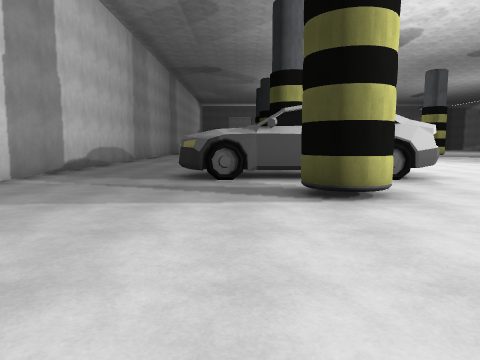
View 1 (above)

24 first-person views from a walk through a scene from a Unity 3-D project. The camera is 1.3 m above the floor, tilts 6° down and sees 70° across. The floor is counted in squares, 2 m on a side. Each view is taken from the middle of a square. On the plan, view 1 faces up. The plan holds only what a view shows up to about 10 squares ahead; the rest is blank. The place goes on beyond the plan. The player character is not drawn. Some surface patterns are stand-ins.

View 2
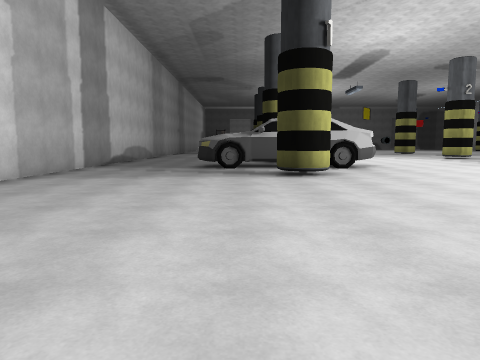

View 3
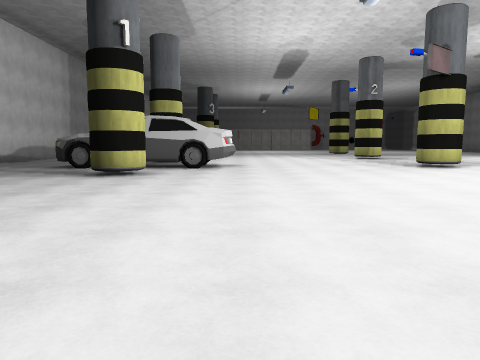

View 4
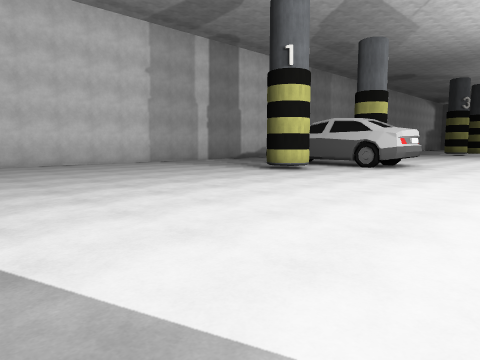

View 5
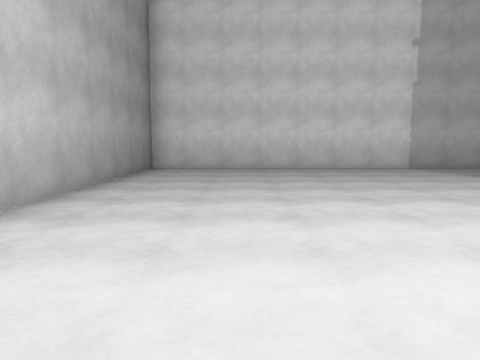

View 6
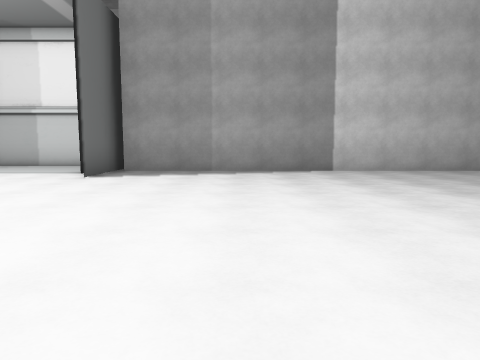

View 7
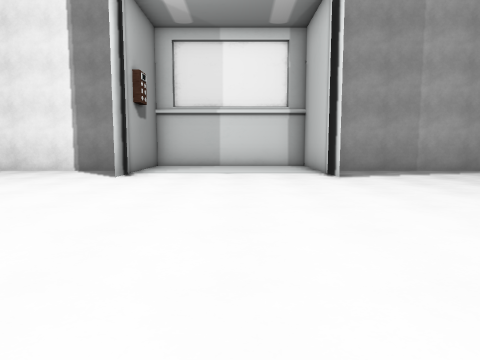

View 8
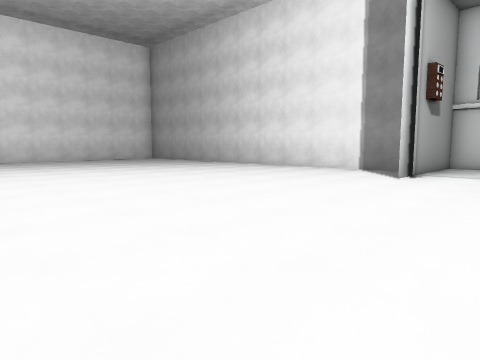

View 9
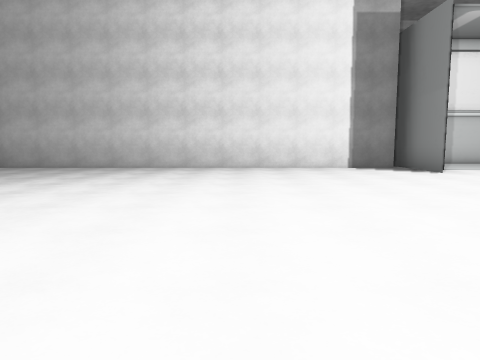

View 10
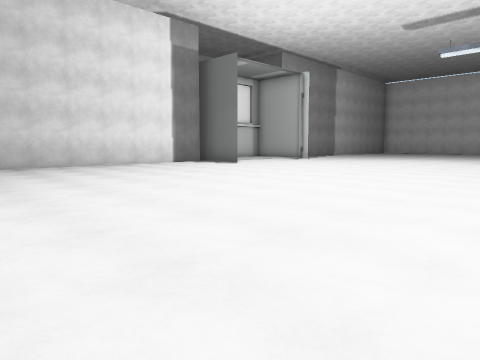

View 11
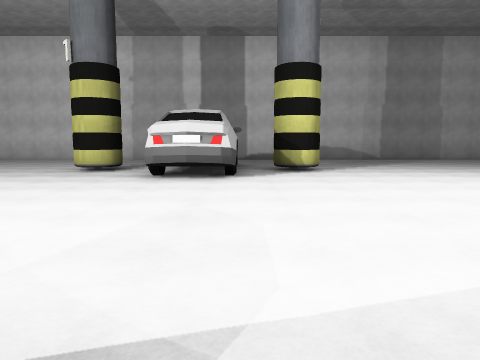

View 12
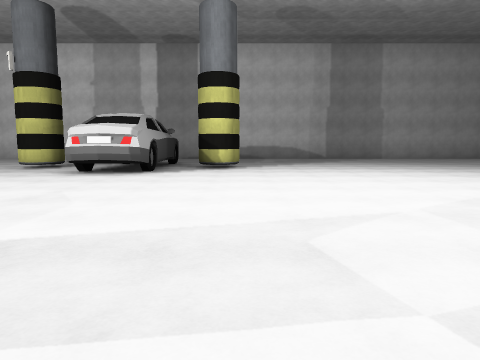

View 13
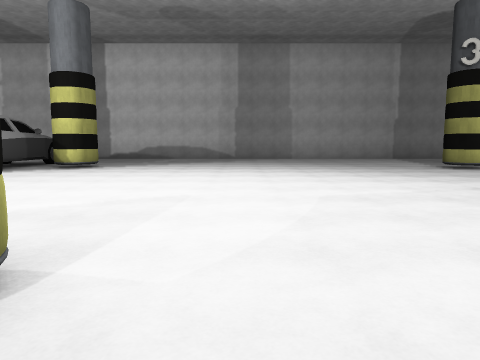

View 14
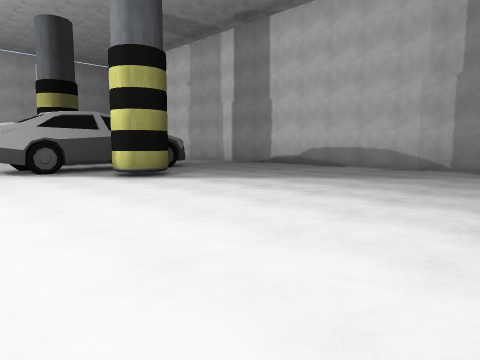

View 15
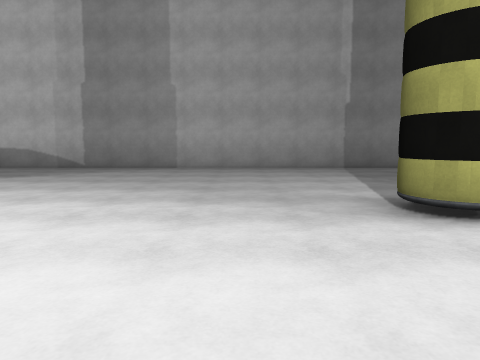

View 16
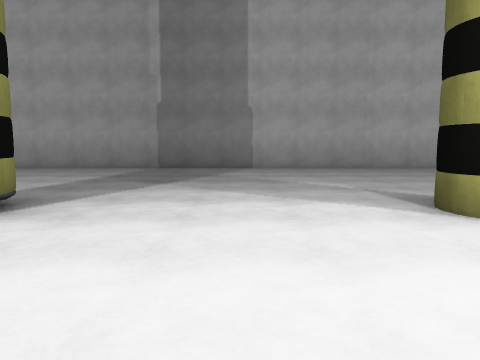

View 17
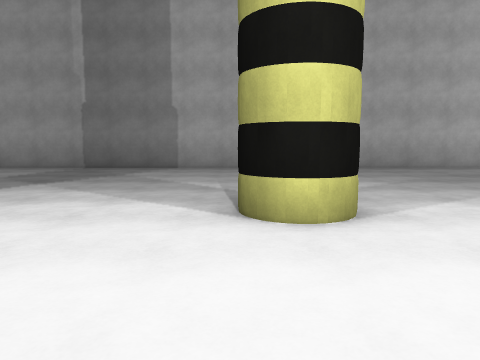

View 18
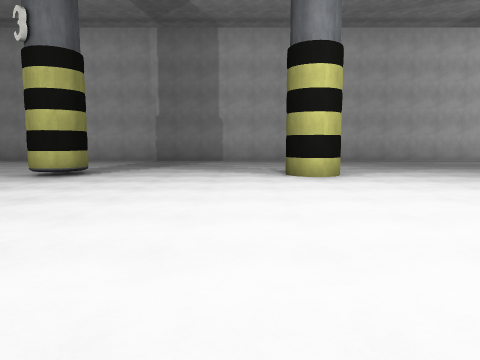

View 19
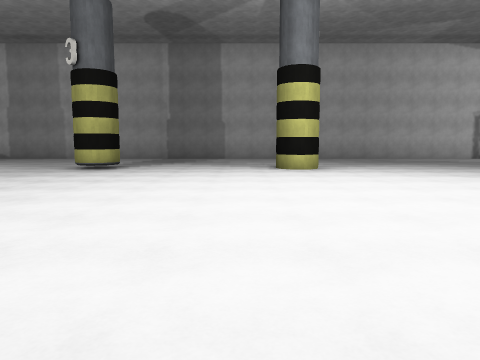

View 20
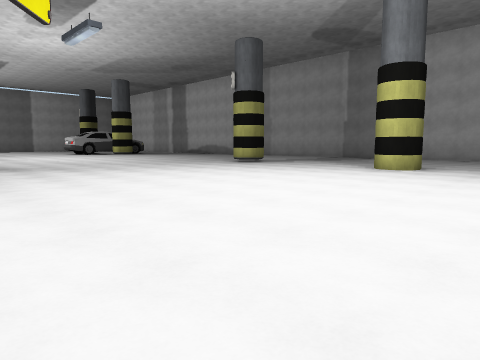

View 21
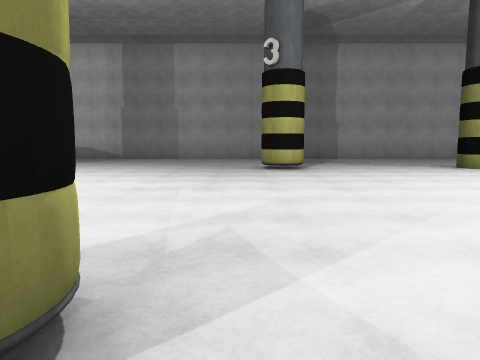

View 22
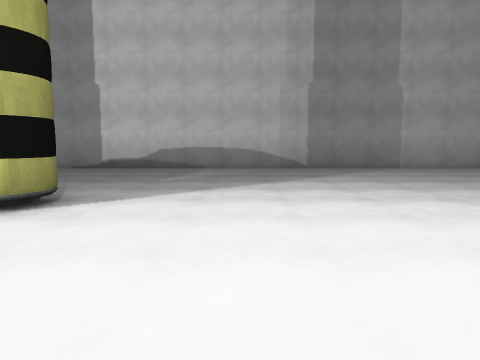

View 23
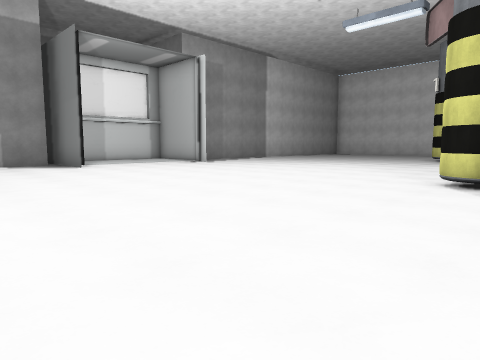

View 24
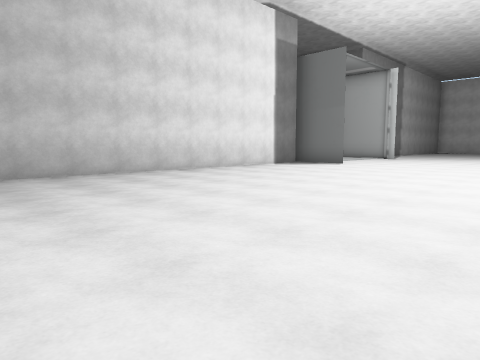

### Floor plan
Key: @ floor where view 1 was taken; # wall or solid block; . floor; W wheel.
Columns run from 5 left of view 1 to 23 right of it. Each row starts with its distance up from view 1.
 29 #.........   ....
 28 #................
 27 #................
 26 #......#.........
 25 #......#........
 24 #................
 23 #...............
 22 #...............
 21 #...............
 20 #......#........
 19 #................
 18 #..............#
 17 #.............
 16 #..............
 15 #...............
 14 #................
 13 #..............#
 12 #..............
 11 #...............
 10 #................
  9 #.....##........
  8 #....###W.......  ....
  7 #...#####......#...... ....
  6 #...####W..................
  5 #.....#....................
  4 #.....#......................
  3 #............................
  2 #............................
  1 #............................
  0 #....@......................
 -1 #...........................
 -2 #............#...#...........
 -3 #............#...#...........
 -4 ##############...############
 -5              #####

Where each view was taken, in squares from view 1:
view 1: 0 up, 0 right, facing up
view 2: 3 down, 0 right, facing up
view 3: 3 down, 4 right, facing up
view 4: 3 down, 7 right, facing up-left
view 5: 1 down, 5 right, facing left
view 6: 5 up, 5 right, facing down
view 7: 5 up, 10 right, facing down
view 8: 5 up, 10 right, facing down-right
view 9: 6 up, 17 right, facing down
view 10: 7 up, 21 right, facing down-left
view 11: 8 up, 10 right, facing left
view 12: 10 up, 11 right, facing left
view 13: 14 up, 11 right, facing left
view 14: 16 up, 5 right, facing down-left
view 15: 18 up, 5 right, facing left
view 16: 23 up, 5 right, facing left
view 17: 25 up, 5 right, facing left
view 18: 24 up, 9 right, facing left
view 19: 24 up, 11 right, facing left
view 20: 29 up, 11 right, facing down-left
view 21: 19 up, 11 right, facing left
view 22: 12 up, 5 right, facing left
view 23: 8 up, 16 right, facing down-left
view 24: 4 up, 23 right, facing down-left
